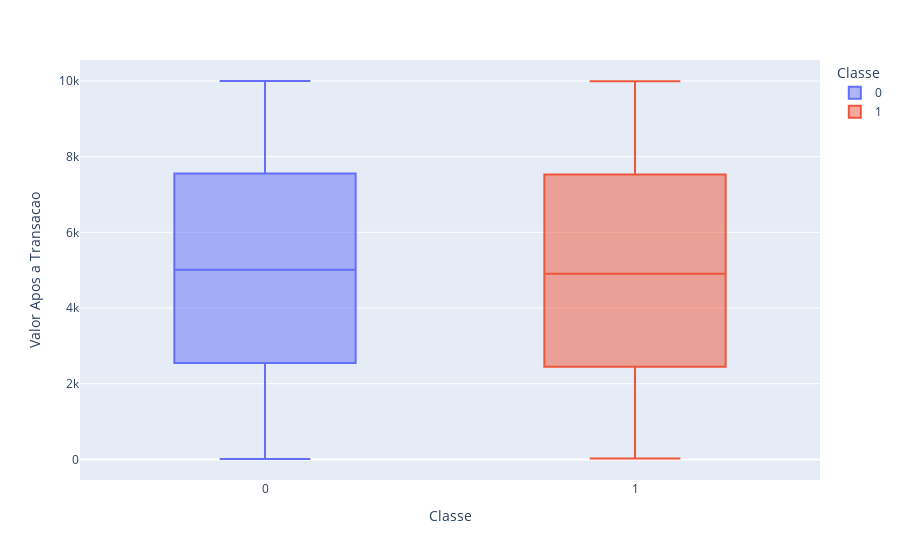

The code cell stored with this chart in its notebook:
### Code cell
px.box(df_transacoes, x="Classe", y="Valor Apos a Transacao", color="Classe")

### Figure 1 — Plotly figure (JSON) as saved in the notebook; plotly's stock layout.template omitted (floating-point values rounded to 4 significant figures; data arrays with more than 128 entries replaced by an {"elided": "..."} marker saying what was removed)
{"data": [{"alignmentgroup": "True", "hovertemplate": "Classe=%{x}<br>Valor Apos a Transacao=%{y}<extra></extra>", "legendgroup": "0", "marker": {"color": "#636efa"}, "name": "0", "notched": false, "offsetgroup": "0", "orientation": "v", "showlegend": true, "type": "box", "x": {"elided": "11570 int values"}, "x0": " ", "xaxis": "x", "y": {"elided": "11570 float values"}, "y0": " ", "yaxis": "y"}, {"alignmentgroup": "True", "hovertemplate": "Classe=%{x}<br>Valor Apos a Transacao=%{y}<extra></extra>", "legendgroup": "1", "marker": {"color": "#EF553B"}, "name": "1", "notched": false, "offsetgroup": "1", "orientation": "v", "showlegend": true, "type": "box", "x": {"elided": "1430 int values"}, "x0": " ", "xaxis": "x", "y": {"elided": "1430 float values"}, "y0": " ", "yaxis": "y"}], "layout": {"boxmode": "overlay", "legend": {"title": {"text": "Classe"}, "tracegroupgap": 0}, "margin": {"t": 60}, "xaxis": {"anchor": "y", "categoryarray": [0, 1], "categoryorder": "array", "domain": [0, 1], "title": {"text": "Classe"}}, "yaxis": {"anchor": "x", "domain": [0, 1], "title": {"text": "Valor Apos a Transacao"}}}}
